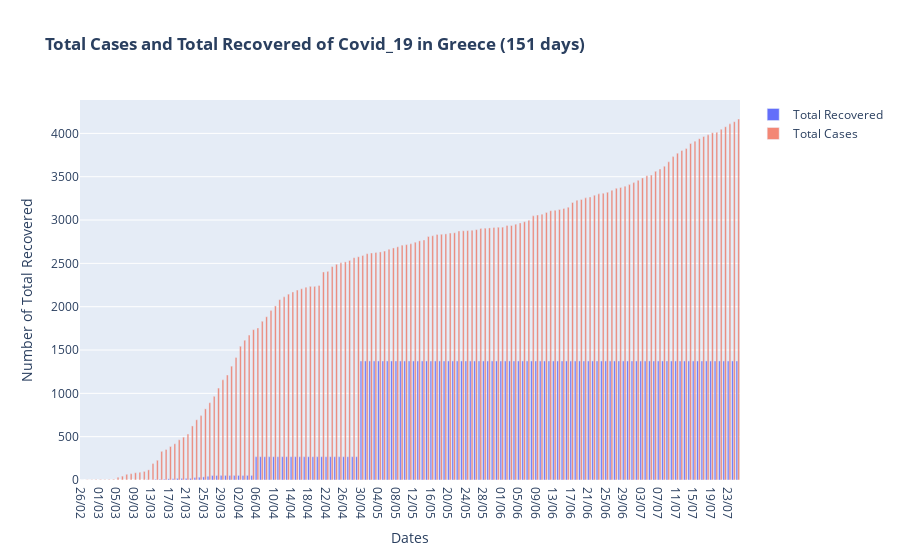

Source (notebook cell):
### Markdown cell above
## Total Cases and Total Recovered

### Code cell
# Figure with secondary y-axis
fig = make_subplots(specs=[[{"secondary_y": False}]])

# Traces - Bars and line
fig.add_trace(
    go.Bar(x=df.index, y=df['Total Recovered'], name='Total Recovered'),
)

fig.add_trace(
    go.Bar(x=df.index, y=df['Total Cases'], name='Total Cases', opacity=0.7),
)

# Figure Title
fig.update_layout(
    title_text='<b>Total Cases and Total Recovered of Covid_19 in Greece ('+str(len(df['Total Cases']))+' days)</b>'
)

# x-axis and y-axes titles
fig.update_xaxes(title_text='Dates')
fig.update_yaxes(title_text='Number of Total Cases')
fig.update_yaxes(title_text='Number of Total Recovered')

fig.update_layout(hovermode='x unified')

fig.show()

### Figure 1 — Plotly figure (JSON) as saved in the notebook; plotly's stock layout.template omitted (floating-point values rounded to 4 significant figures; data arrays with more than 128 entries replaced by an {"elided": "..."} marker saying what was removed)
{"data": [{"name": "Total Recovered", "type": "bar", "x": {"elided": "151 str values"}, "y": {"elided": "151 int values"}}, {"name": "Total Cases", "opacity": 0.7, "type": "bar", "x": {"elided": "151 str values"}, "y": {"elided": "151 int values"}}], "layout": {"hovermode": "x unified", "title": {"text": "<b>Total Cases and Total Recovered of Covid_19 in Greece (151 days)</b>"}, "xaxis": {"anchor": "y", "domain": [0, 1], "title": {"text": "Dates"}}, "yaxis": {"anchor": "x", "domain": [0, 1], "title": {"text": "Number of Total Recovered"}}}}
